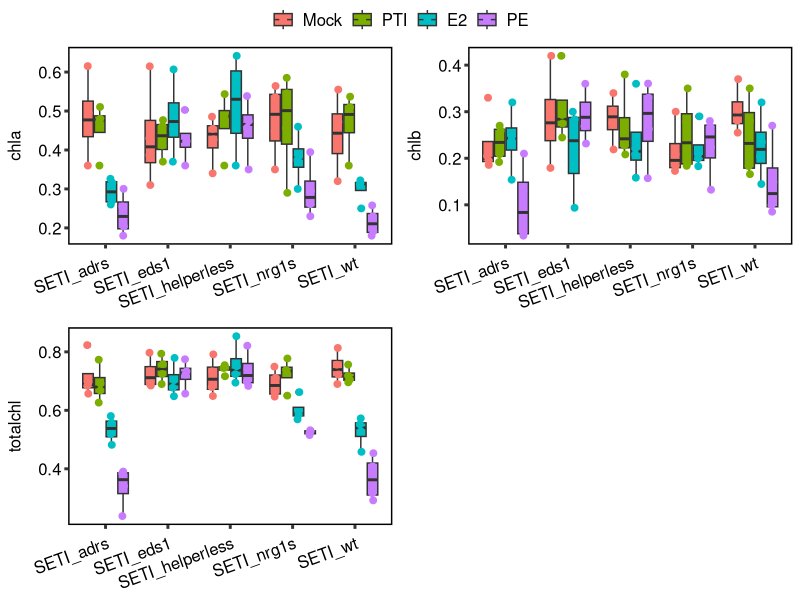
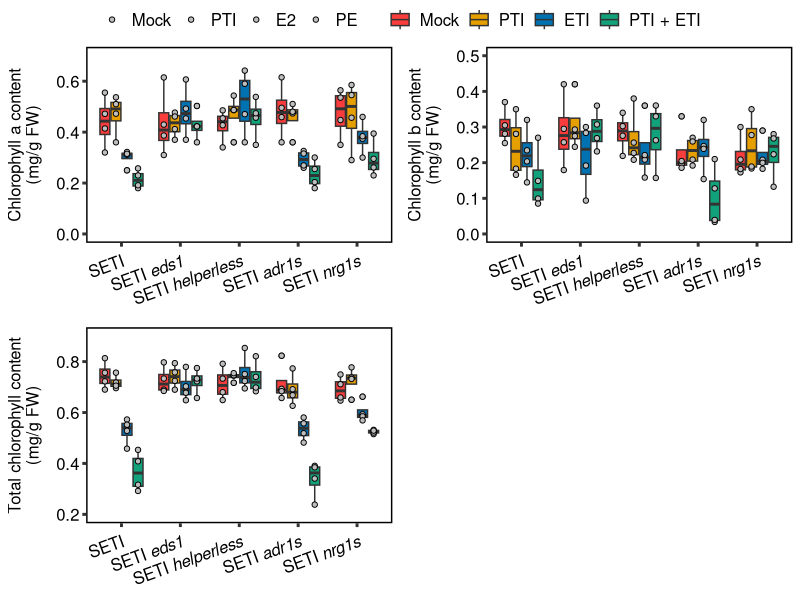
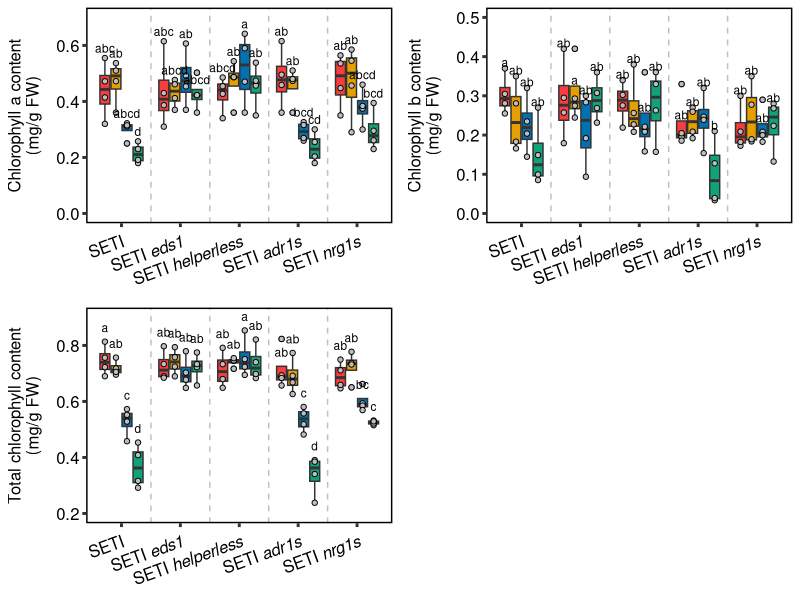

These charts were generated, in order, by the following R code:
## ---- chunk 1
knitr::opts_chunk$set(echo = TRUE)
## ---- chunk 2
library("ggplot2")
library("tibble")
library("tidyr")
library("ggpubr")
library("multcompView")
library("stringr")
## ---- chunk 3
chlorophyll = read.csv2(file = "./Data/helperchlorophyll_batches_combined.csv", sep = ";",
                         header = TRUE, dec = ",")
chlorophyll$Treatment = factor(chlorophyll$Treatment, levels = c("Mock", "PTI", "E2", "PE"))
## ---- chunk 4
dlab_theme = theme(axis.title.y = element_text(margin = margin(r = 10)), text = element_text(size=12), axis.text = element_text(size=12),
        axis.text.x = element_text(margin = margin(t = 5), size = 12, colour = "black", angle = 20, hjust=1),
        axis.text.y = element_text(color = "black"),
        axis.line = element_blank(),
        axis.ticks = element_line(size = 1),
        axis.title.x = element_blank(),
        legend.position="none", 
        legend.text= element_text(size = 12),
        #legend.title = element_text(size = 16, face = "bold"),
        panel.background = element_blank(),
        panel.spacing.x = unit(1, "lines"),
        panel.spacing.y=unit(0,"lines"),
        panel.grid =  element_blank(),
        legend.title = element_blank(),
        #panel.grid.major.y =  element_line(colour = "#999999"),
        panel.grid.minor.y =  element_blank(),
        panel.border = element_rect(fill = NA, color = "black", linewidth = 1),
        strip.background =element_rect(fill="white"),
        strip.text.x = element_text(size = 12, hjust = 0.5))

data_plot_a = ggplot(data = chlorophyll, mapping = aes(x = Genotype, y = chla, fill = Treatment)) +
  geom_boxplot() + dlab_theme +
   geom_jitter(mapping = aes(color = Treatment, group = Treatment), fill = "grey", size=2, position = position_jitterdodge(jitter.width = 0.1))

data_plot_b = ggplot(data = chlorophyll, mapping = aes(x = Genotype, y = chlb, fill = Treatment)) +
  geom_boxplot()+ dlab_theme +
   geom_jitter(mapping = aes(color = Treatment, group = Treatment), fill = "grey", size=2, position = position_jitterdodge(jitter.width = 0.1))

data_plot_total = ggplot(data = chlorophyll, mapping = aes(x = Genotype, y = totalchl, fill = Treatment)) +
  geom_boxplot()+ dlab_theme +
   geom_jitter(mapping = aes(color = Treatment, group = Treatment), fill = "grey", size=2, position = position_jitterdodge(jitter.width = 0.1))
all_plots = c(data_plot_a, data_plot_b, data_plot_total)
ggarrange(data_plot_a, data_plot_b, data_plot_total, ncol = 2, nrow = 2, common.legend = TRUE)
## ---- chunk 5

data_plot_a = ggplot(data = chlorophyll, mapping = aes(x = Genotype, y = chla, fill = Treatment)) +
  ylim(0,0.7) +
  geom_boxplot() +
   geom_jitter(mapping = aes(color = Treatment, group = Treatment), shape = 21, size=1.5, fill = "grey", position = position_jitterdodge(jitter.width = 0, dodge.width = 0.75)) +
  scale_color_manual(values = c("black", "black", "black", "black")) +
  labs(y = "Chlorophyll a content\n(mg/g FW)", x = "Line") +
  scale_x_discrete(limits = c("SETI_wt", "SETI_eds1", "SETI_helperless", "SETI_adrs", "SETI_nrg1s"), labels=c(expression("SETI"), expression("SETI" ~ italic("eds1")), expression("SETI" ~ italic("helperless")), expression("SETI" ~ italic("adr1s")), expression("SETI" ~ italic("nrg1s")))) + 
  dlab_theme + scale_fill_manual(values = c("#F93D3D", "#E69F00", "#0072B2", "#12A27B"),
                    name = "Treatment", labels = c("Mock", "PTI", "ETI", "PTI + ETI")) 

data_plot_b = ggplot(data = chlorophyll, mapping = aes(x = Genotype, y = chlb, fill = Treatment)) +
  ylim(0,0.5) +
  geom_boxplot()+
   geom_jitter(mapping = aes(color = Treatment, group = Treatment), shape = 21, fill = "grey", size=1.5, position = position_jitterdodge(jitter.width = 0, dodge.width = 0.75)) +
  scale_color_manual(values = c("black", "black", "black", "black")) +
  labs(y = "Chlorophyll b content\n(mg/g FW)", x = "Line") +
  scale_x_discrete(limits = c("SETI_wt", "SETI_eds1", "SETI_helperless", "SETI_adrs", "SETI_nrg1s"), labels=c(expression("SETI"), expression("SETI" ~ italic("eds1")), expression("SETI" ~ italic("helperless")), expression("SETI" ~ italic("adr1s")), expression("SETI" ~ italic("nrg1s")))) + dlab_theme + scale_fill_manual(values = c("#F93D3D", "#E69F00", "#0072B2", "#12A27B"),
                    name = "Treatment", labels = c("Mock", "PTI", "ETI", "PTI + ETI")) 

data_plot_total = ggplot(data = chlorophyll, mapping = aes(x = Genotype, y = totalchl, fill = Treatment)) +
  ylim(0.2,0.9) +
  geom_boxplot()+
   geom_jitter(mapping = aes(color = Treatment, group = Treatment), shape = 21, fill = "grey", size=1.5, position = position_jitterdodge(jitter.width = 0, dodge.width = 0.75)) +
  scale_color_manual(values = c("black", "black", "black", "black")) +
  labs(y = "Total chlorophyll content\n(mg/g FW)", x = "Line") +
  scale_x_discrete(limits = c("SETI_wt", "SETI_eds1", "SETI_helperless", "SETI_adrs", "SETI_nrg1s"), labels=c(expression("SETI"), expression("SETI" ~ italic("eds1")), expression("SETI" ~ italic("helperless")), expression("SETI" ~ italic("adr1s")), expression("SETI" ~ italic("nrg1s")))) + dlab_theme + scale_fill_manual(values = c("#F93D3D", "#E69F00", "#0072B2", "#12A27B"),
                    name = "Treatment", labels = c("Mock", "PTI", "ETI", "PTI + ETI")) 

all_plots = c(data_plot_a, data_plot_b, data_plot_total)
ggarrange(data_plot_a, data_plot_b, data_plot_total, ncol = 2, nrow = 2, common.legend = TRUE)
## ---- chunk 6

# Chlorophyll a
stats_table = tibble(Line_treatment = rep(NA, 20),
                         sig_letters = rep(NA, 20))

activity_treatment = aov(chlorophyll$chla ~ chlorophyll$Genotype*chlorophyll$Treatment)
#summary(activity_treatment)
Tuckey <- TukeyHSD(activity_treatment)
stats = multcompLetters4(activity_treatment, Tuckey)

# Add values into table
stats_table$Line_treatment = names(stats$`chlorophyll$Genotype:chlorophyll$Treatment`[[1]])
stats_table = separate_wider_delim(stats_table, Line_treatment, ":", names = c("Lines", "Treatment"))
stats_table$sig_letters = str_trim(stats$`chlorophyll$Genotype:chlorophyll$Treatment`[[2]])

# Order values
stats_table$Lines = factor(stats_table$Lines, levels = c("SETI_wt", "SETI_eds1", "SETI_helperless", "SETI_adrs", "SETI_nrg1s"))
stats_table$Treatment = factor(stats_table$Treatment, levels = c("Mock", "PTI", "E2", "PE"))
treatment_order = order(stats_table$Treatment)
stats_table = stats_table[treatment_order, ]
line_order = order(stats_table$Lines)
stats_table_a = stats_table[line_order, ]

print(summary(activity_treatment))
print(Tuckey)
print(stats)

# Chlorophyll b

stats_table = tibble(Line_treatment = rep(NA, 20),
                         sig_letters = rep(NA, 20))

activity_treatment = aov(chlorophyll$chlb ~ chlorophyll$Genotype*chlorophyll$Treatment)
#summary(activity_treatment)
Tuckey <- TukeyHSD(activity_treatment)
stats = multcompLetters4(activity_treatment, Tuckey)

# Add values into table
stats_table$Line_treatment = names(stats$`chlorophyll$Genotype:chlorophyll$Treatment`[[1]])
stats_table = separate_wider_delim(stats_table, Line_treatment, ":", names = c("Lines", "Treatment"))
stats_table$sig_letters = str_trim(stats$`chlorophyll$Genotype:chlorophyll$Treatment`[[2]])

# Order values
stats_table$Lines = factor(stats_table$Lines, levels = c("SETI_wt", "SETI_eds1", "SETI_helperless", "SETI_adrs", "SETI_nrg1s"))
stats_table$Treatment = factor(stats_table$Treatment, levels = c("Mock", "PTI", "E2", "PE"))
treatment_order = order(stats_table$Treatment)
stats_table = stats_table[treatment_order, ]
line_order = order(stats_table$Lines)
stats_table_b = stats_table[line_order, ]

print(summary(activity_treatment))
print(Tuckey)
print(stats)

# Chlorophyll total

stats_table = tibble(Line_treatment = rep(NA, 20),
                         sig_letters = rep(NA, 20))

activity_treatment = aov(chlorophyll$totalchl ~ chlorophyll$Genotype*chlorophyll$Treatment)
#summary(activity_treatment)
Tuckey <- TukeyHSD(activity_treatment)
stats = multcompLetters4(activity_treatment, Tuckey)

# Add values into table
stats_table$Line_treatment = names(stats$`chlorophyll$Genotype:chlorophyll$Treatment`[[1]])
stats_table = separate_wider_delim(stats_table, Line_treatment, ":", names = c("Lines", "Treatment"))
stats_table$sig_letters = str_trim(stats$`chlorophyll$Genotype:chlorophyll$Treatment`[[2]])

# Order values
stats_table$Lines = factor(stats_table$Lines, levels = c("SETI_wt", "SETI_eds1", "SETI_helperless", "SETI_adrs", "SETI_nrg1s"))
stats_table$Treatment = factor(stats_table$Treatment, levels = c("Mock", "PTI", "E2", "PE"))
treatment_order = order(stats_table$Treatment)
stats_table = stats_table[treatment_order,]
line_order = order(stats_table$Lines)
stats_table_total = stats_table[line_order, ]

print(summary(activity_treatment))
print(Tuckey)
print(stats)
## ---- chunk 7

stats_a = ggplot_build(data_plot_a)
stats_b = ggplot_build(data_plot_b)
stats_total = ggplot_build(data_plot_total)

data_plot_a = data_plot_a +
  geom_text(data = tibble(test = 1:20), x = stats_a[["data"]][[1]][["x"]], y = stats_a[["data"]][[1]][["ymax"]] + 0.035, label = stats_table_a$sig_letters, size = 3, color = "black", inherit.aes = FALSE) +
  geom_vline(xintercept = c(1.5,2.5,3.5,4.5), linetype = "dashed", alpha = 0.25)


data_plot_b = data_plot_b + geom_text(data = tibble(test = 1:20), x = stats_a[["data"]][[1]][["x"]], y = stats_b[["data"]][[1]][["ymax"]] + 0.015, label = stats_table_b$sig_letters, size = 3, color = "black", inherit.aes = FALSE) +
  geom_vline(xintercept = c(1.5,2.5,3.5,4.5), linetype = "dashed", alpha = 0.25)


data_plot_total = data_plot_total + geom_text(data = tibble(test = 1:20), x = stats_a[["data"]][[1]][["x"]], y = stats_total[["data"]][[1]][["ymax"]] + 0.05, label = stats_table_total$sig_letters, size = 3, color = "black", inherit.aes = FALSE) +
  geom_vline(xintercept = c(1.5,2.5,3.5,4.5), linetype = "dashed", alpha = 0.25)


all_plots = c(data_plot_a, data_plot_b, data_plot_total)
chlorophyll_helper_supp = ggarrange(data_plot_a, data_plot_b, data_plot_total,  ncol = 2, nrow = 2, common.legend = FALSE)

print(chlorophyll_helper_supp)
